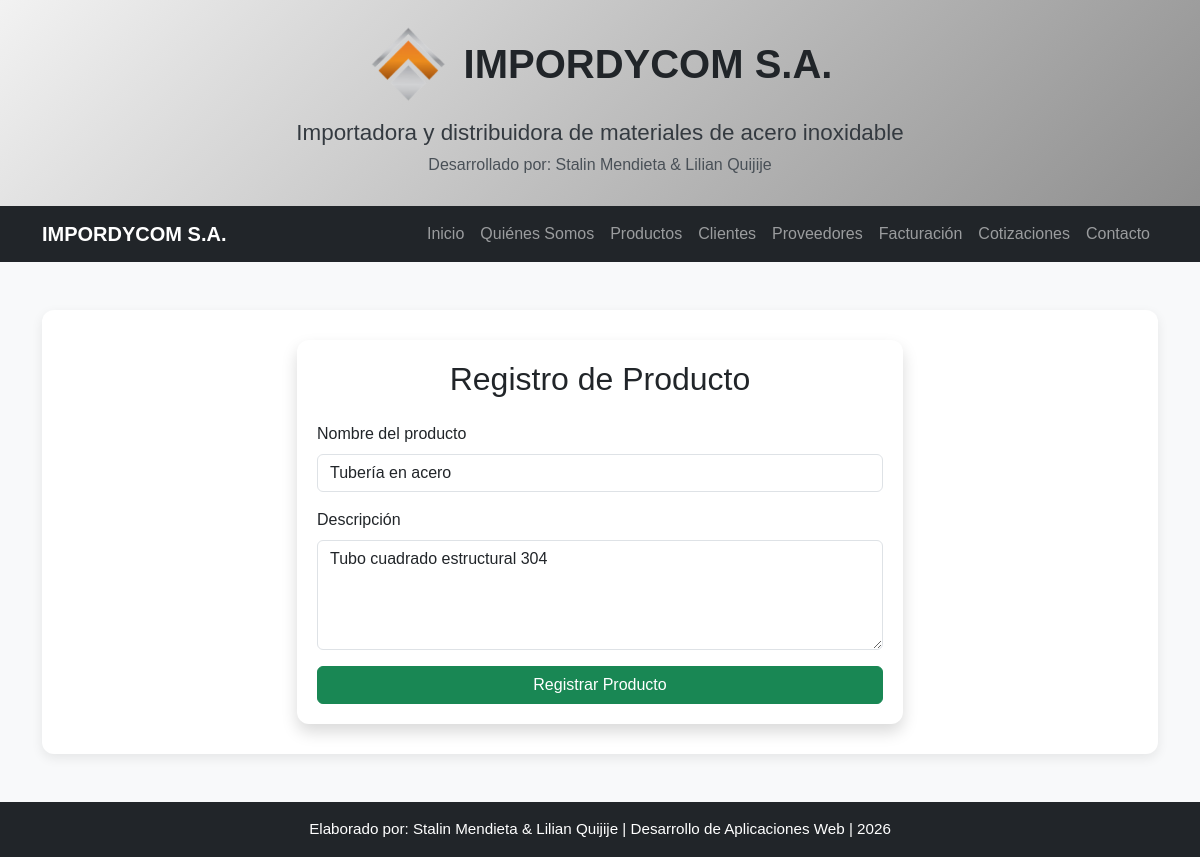
Screenshot of /editar-producto/1 with the database file from the repository.
### tables this page shows
CREATE TABLE productos (
            id INTEGER PRIMARY KEY AUTOINCREMENT,
            nombre TEXT NOT NULL,
            descripcion TEXT NOT NULL
        );

### app.py (the view, shortened to what this page needs)
@app.route("/editar-producto/<int:id>", methods=["GET", "POST"])
def editar_producto(id):
    conn = conectar_db()
    producto = conn.execute(
        "SELECT id, nombre, descripcion FROM productos WHERE id = ?",
        (id,)
    ).fetchone()
    conn.close()
    if producto is None:
        return redirect("/productos")
    form = ProductoForm()
    if request.method == "GET":
        form.nombre.data = producto[1]
        form.descripcion.data = producto[2]
    return render_template(
        "formulario_producto.html",
        form=form
    )

### forms/producto_form.py
class ProductoForm(FlaskForm):
    nombre = StringField(
        "Nombre del producto",
        validators=[
            DataRequired(message="El nombre es obligatorio."),
            Length(
                min=3,
                max=100,
                message="El nombre debe tener entre 3 y 100 caracteres."
            )
        ]
    )
    descripcion = TextAreaField(
        "Descripción",
        validators=[
            DataRequired(message="La descripción es obligatoria."),
            Length(
                min=10,
                max=300,
                message="La descripción debe tener entre 10 y 300 caracteres."
            )
        ]
    )
    submit = SubmitField("Registrar Producto")

### app.py (called while the page is built)
def conectar_db():
    return sqlite3.connect(DATABASE)

### templates/formulario_producto.html (shortened to what this page needs)
{% extends "base.html" %}
{% block content %}
<section class="my-5">
    <div class="row justify-content-center">
        <div class="col-lg-7">
            <form method="POST" class="shadow">
                <h2 class="text-center mb-4">
                    Registro de Producto
                </h2>
                <div class="mb-3">
                    {{ form.nombre.label(class="form-label") }}
                    {{ form.nombre(
                        class="form-control",
                        placeholder="Ingrese el nombre del producto"
                    ) }}
                </div>
                <div class="mb-3">
                    {{ form.descripcion.label(class="form-label") }}
                    {{ form.descripcion(
                        class="form-control",
                        rows="4",
                        placeholder="Ingrese la descripción del producto"
                    ) }}
                </div>
                {{ form.submit(class="btn btn-success w-100") }}
            </form>
        </div>
    </div>
</section>
{% endblock %}

### static/css/style.css (style rules this page uses)
body { font-family: Arial, sans-serif; background: #f8f9fa; color: #212529; }
section { background: #ffffff; padding: 30px; border-radius: 12px; box-shadow: 0 0.25rem 0.75rem rgba(0, 0, 0, 0.08); margin-bottom: 40px; }
form { background: white; padding: 20px; border-radius: 12px; box-shadow: 0 0 12px rgba(0, 0, 0, 0.12); }
.btn { transition: all 0.3s ease; }

### rows the page displays
productos: nombre "Tubería en acero", descripcion "Tubo cuadrado estructural 304"
